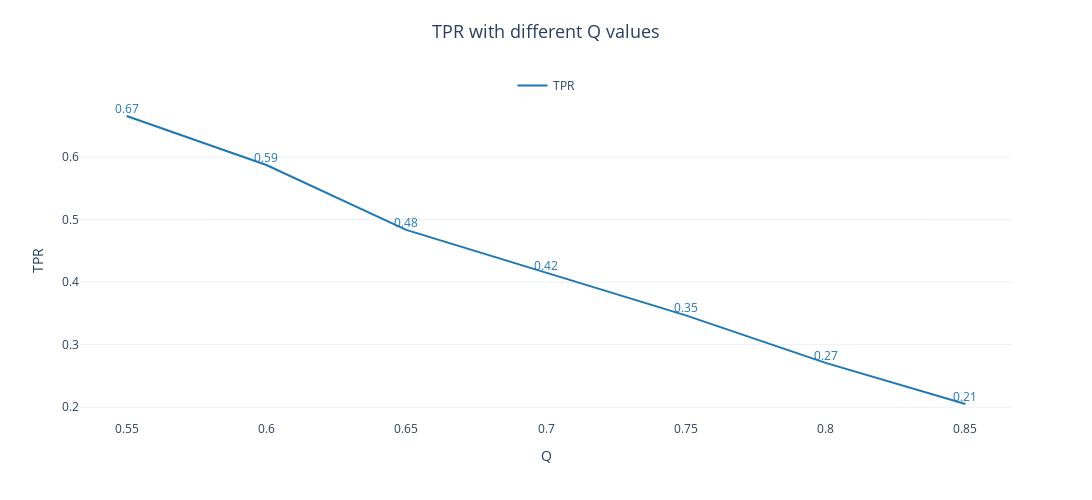
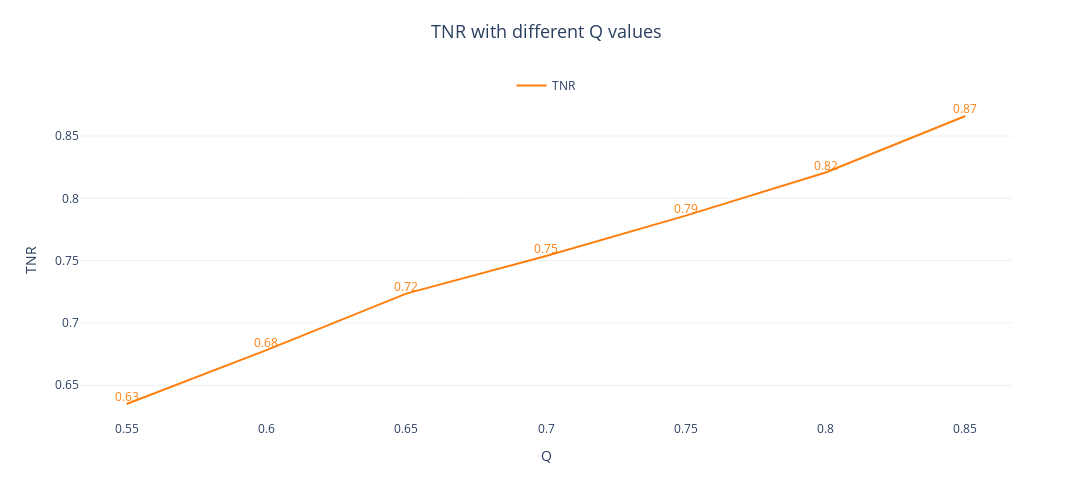
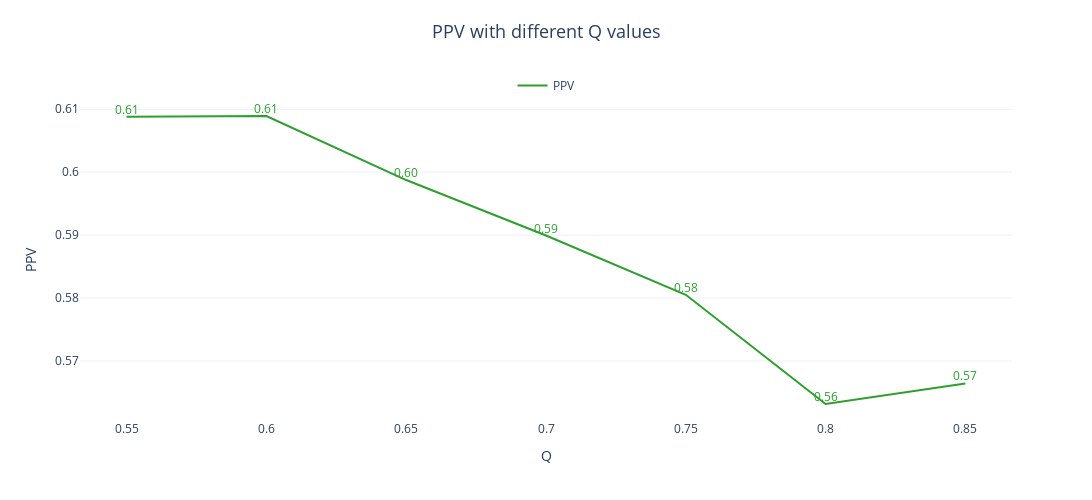
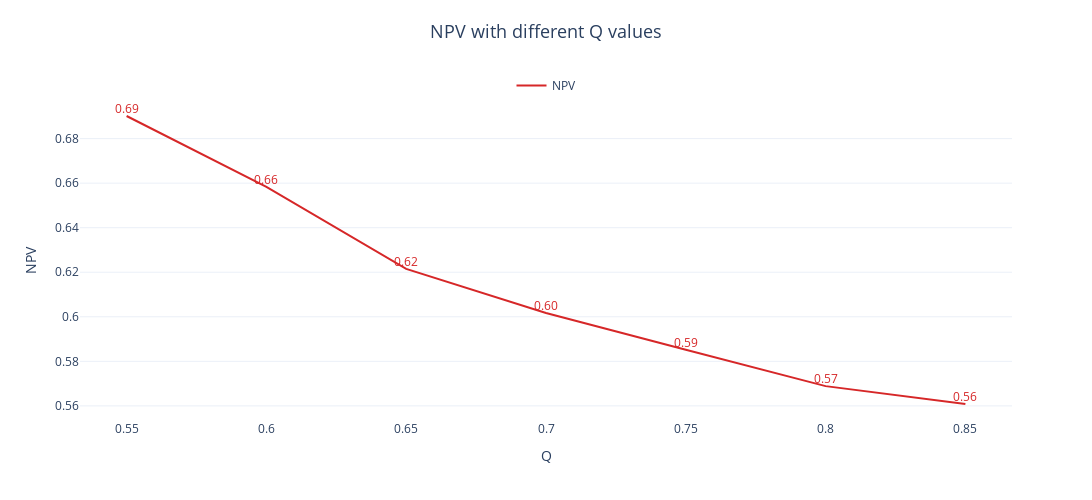

These figures' notebook cell, in order:
### Code cell
for i, col in enumerate(results_valve2.columns[1:]):
    fig = go.Figure()

    fig.add_trace(go.Scatter(mode='lines+text', x=results_valve2.Q, y=results_valve2[f'{col}'],
                            marker=dict(color=colors[i]),
                            texttemplate='%{y:.2f}', textposition='top center',
                            textfont=dict(color=colors[i], size=12),
                            name=f'{col}',
                            showlegend=True)
                    )

    fig.update_layout(height=400,width=900, template='plotly_white',
                    title=dict(text=f'{col} with different Q values', font=dict(size=18), x=.5, y=.95),
                    yaxis=dict(title=f'{col}', side='left', showgrid=True,),
                    xaxis=dict(title='Q', showgrid=False),
                    legend=dict(orientation="h", yanchor="bottom", y=1, x=0.5, xanchor="center"),
                    )

    fig.show()

### Figure 1 — Plotly figure (JSON) as saved in the notebook; plotly's stock layout.template omitted (floating-point values rounded to 4 significant figures)
{"data": [{"marker": {"color": "#1f77b4"}, "mode": "lines+text", "name": "TPR", "showlegend": true, "textfont": {"color": "#1f77b4", "size": 12}, "textposition": "top center", "texttemplate": "%{y:.2f}", "type": "scatter", "x": [0.55, 0.6, 0.65, 0.7, 0.75, 0.8, 0.85], "y": [0.6658, 0.5873, 0.4835, 0.4152, 0.3468, 0.2709, 0.2051]}], "layout": {"height": 500, "legend": {"orientation": "h", "x": 0.5, "xanchor": "center", "y": 1, "yanchor": "bottom"}, "title": {"font": {"size": 18}, "text": "TPR with different Q values", "x": 0.5, "y": 0.95}, "width": 1200, "xaxis": {"showgrid": false, "title": {"text": "Q"}}, "yaxis": {"showgrid": true, "side": "left", "title": {"text": "TPR"}}}}

### Figure 2 — Plotly figure (JSON) as saved in the notebook; plotly's stock layout.template omitted (floating-point values rounded to 4 significant figures)
{"data": [{"marker": {"color": "#ff7f0e"}, "mode": "lines+text", "name": "TNR", "showlegend": true, "textfont": {"color": "#ff7f0e", "size": 12}, "textposition": "top center", "texttemplate": "%{y:.2f}", "type": "scatter", "x": [0.55, 0.6, 0.65, 0.7, 0.75, 0.8, 0.85], "y": [0.635, 0.6782, 0.7235, 0.7538, 0.7862, 0.8207, 0.8661]}], "layout": {"height": 500, "legend": {"orientation": "h", "x": 0.5, "xanchor": "center", "y": 1, "yanchor": "bottom"}, "title": {"font": {"size": 18}, "text": "TNR with different Q values", "x": 0.5, "y": 0.95}, "width": 1200, "xaxis": {"showgrid": false, "title": {"text": "Q"}}, "yaxis": {"showgrid": true, "side": "left", "title": {"text": "TNR"}}}}

### Figure 3 — Plotly figure (JSON) as saved in the notebook; plotly's stock layout.template omitted (floating-point values rounded to 4 significant figures)
{"data": [{"marker": {"color": "#2ca02c"}, "mode": "lines+text", "name": "PPV", "showlegend": true, "textfont": {"color": "#2ca02c", "size": 12}, "textposition": "top center", "texttemplate": "%{y:.2f}", "type": "scatter", "x": [0.55, 0.6, 0.65, 0.7, 0.75, 0.8, 0.85], "y": [0.6088, 0.6089, 0.5987, 0.5899, 0.5805, 0.5632, 0.5664]}], "layout": {"height": 500, "legend": {"orientation": "h", "x": 0.5, "xanchor": "center", "y": 1, "yanchor": "bottom"}, "title": {"font": {"size": 18}, "text": "PPV with different Q values", "x": 0.5, "y": 0.95}, "width": 1200, "xaxis": {"showgrid": false, "title": {"text": "Q"}}, "yaxis": {"showgrid": true, "side": "left", "title": {"text": "PPV"}}}}

### Figure 4 — Plotly figure (JSON) as saved in the notebook; plotly's stock layout.template omitted (floating-point values rounded to 4 significant figures)
{"data": [{"marker": {"color": "#d62728"}, "mode": "lines+text", "name": "NPV", "showlegend": true, "textfont": {"color": "#d62728", "size": 12}, "textposition": "top center", "texttemplate": "%{y:.2f}", "type": "scatter", "x": [0.55, 0.6, 0.65, 0.7, 0.75, 0.8, 0.85], "y": [0.6901, 0.6583, 0.6215, 0.6017, 0.5852, 0.5689, 0.5608]}], "layout": {"height": 500, "legend": {"orientation": "h", "x": 0.5, "xanchor": "center", "y": 1, "yanchor": "bottom"}, "title": {"font": {"size": 18}, "text": "NPV with different Q values", "x": 0.5, "y": 0.95}, "width": 1200, "xaxis": {"showgrid": false, "title": {"text": "Q"}}, "yaxis": {"showgrid": true, "side": "left", "title": {"text": "NPV"}}}}
